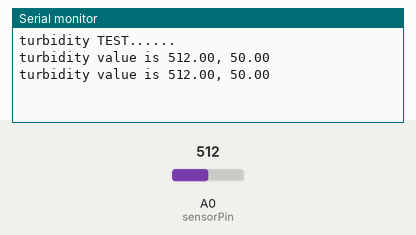
This sketch was run on a simulated Arduino Uno, built with avr-gcc and run on an emulated ATmega328P. On the bench: the last lines printed to the serial monitor. The test bench sets the inputs (shaded band); at power-on: A0 (sensorPin) = 512.

Above: at 1.8 s.
1.9 s: A0 (sensorPin) set to 716
At 2.8 s:
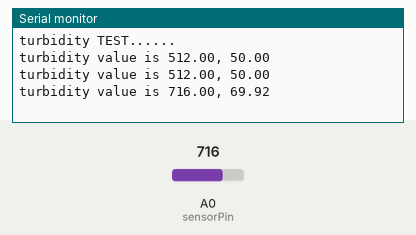
3.4 s: A0 (sensorPin) set to 900
At 4.4 s:
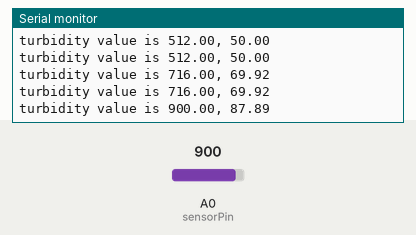
Timing chart, 0 to 6.4 s (numbered marks = the images above; inputs shaded):
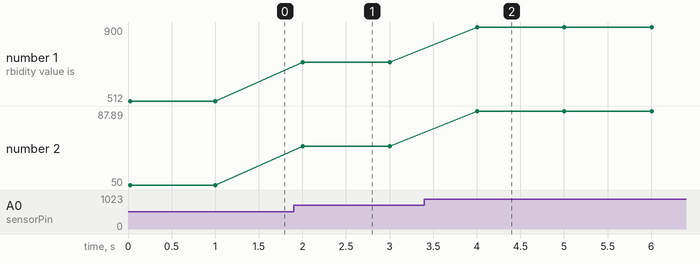

The sketch:

test001.ino
```cpp
int   sensorPin    = A0;    // turbidity sensor output
float sensorValue  = 0;  // variable to store the value coming from the sensor
float sensorValue2 = 0;

void setup() {
  Serial.begin(9600);
  Serial.println("turbidity TEST......");
}

void loop() {
  sensorValue = analogRead(sensorPin);
  sensorValue2 = (sensorValue*100/1024);
  Serial.print("turbidity value is ");
  Serial.print(sensorValue);
  Serial.print(", ");
  Serial.println(sensorValue2);
  delay(1000);
}
```

Measured:
- after the input at 1.9 s, the serial monitor: prints a new line after 0.10 s (image 1)
- after the input at 3.4 s, the serial monitor: prints a new line after 0.61 s (image 2)
- plotted number 1: 512 → 716 after the input at 1.9 s, 716 → 900 after the input at 3.4 s
- plotted number 2: 50 → 69.92 after the input at 1.9 s, 69.92 → 87.89 after the input at 3.4 s
